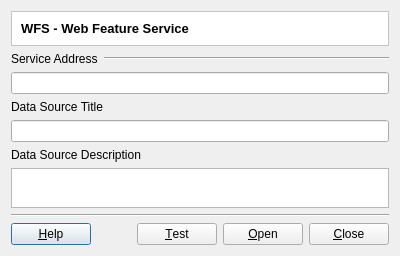
<?xml version="1.0" encoding="UTF-8"?>
<ui version="4.0">
 <class>WFSConnectorDialogForm</class>
 <widget class="QDialog" name="WFSConnectorDialogForm">
  <property name="geometry">
   <rect>
    <x>0</x>
    <y>0</y>
    <width>400</width>
    <height>253</height>
   </rect>
  </property>
  <property name="windowTitle">
   <string>WFS Connector</string>
  </property>
  <layout class="QVBoxLayout" name="verticalLayout" stretch="0,0,0,0,0,0,1,0,0">
   <item>
    <widget class="QFrame" name="frame_2">
     <property name="styleSheet">
      <string notr="true">QWidget { background: white }</string>
     </property>
     <property name="frameShape">
      <enum>QFrame::StyledPanel</enum>
     </property>
     <property name="frameShadow">
      <enum>QFrame::Sunken</enum>
     </property>
     <layout class="QVBoxLayout" name="verticalLayout_5">
      <item>
       <widget class="QLabel" name="m_datasourceTypeTitleLabel">
        <property name="font">
         <font>
          <pointsize>10</pointsize>
          <weight>75</weight>
          <bold>true</bold>
         </font>
        </property>
        <property name="text">
         <string>WFS - Web Feature Service</string>
        </property>
       </widget>
      </item>
     </layout>
    </widget>
   </item>
   <item>
    <layout class="QHBoxLayout" name="horizontalLayout" stretch="0,1">
     <item>
      <widget class="QLabel" name="label">
       <property name="text">
        <string>Service Address</string>
       </property>
      </widget>
     </item>
     <item>
      <widget class="Line" name="line">
       <property name="orientation">
        <enum>Qt::Horizontal</enum>
       </property>
      </widget>
     </item>
    </layout>
   </item>
   <item>
    <widget class="QLineEdit" name="m_dbPathLineEdit"/>
   </item>
   <item>
    <widget class="QLabel" name="label_2">
     <property name="text">
      <string>Data Source Title</string>
     </property>
    </widget>
   </item>
   <item>
    <widget class="QLineEdit" name="m_datasourceTitleLineEdit"/>
   </item>
   <item>
    <widget class="QLabel" name="label_3">
     <property name="text">
      <string>Data Source Description</string>
     </property>
    </widget>
   </item>
   <item>
    <widget class="QTextEdit" name="m_resumeTextEdit">
     <property name="sizePolicy">
      <sizepolicy hsizetype="Expanding" vsizetype="Minimum">
       <horstretch>0</horstretch>
       <verstretch>0</verstretch>
      </sizepolicy>
     </property>
     <property name="minimumSize">
      <size>
       <width>0</width>
       <height>40</height>
      </size>
     </property>
     <property name="toolTip">
      <string>A more detailed description about the data source</string>
     </property>
    </widget>
   </item>
   <item>
    <widget class="Line" name="line_2">
     <property name="orientation">
      <enum>Qt::Horizontal</enum>
     </property>
    </widget>
   </item>
   <item>
    <layout class="QHBoxLayout" name="horizontalLayout_4" stretch="0,1,0">
     <item>
      <widget class="QPushButton" name="m_helpPushButton">
       <property name="text">
        <string>&amp;Help</string>
       </property>
      </widget>
     </item>
     <item>
      <spacer name="horizontalSpacer">
       <property name="orientation">
        <enum>Qt::Horizontal</enum>
       </property>
       <property name="sizeHint" stdset="0">
        <size>
         <width>40</width>
         <height>20</height>
        </size>
       </property>
      </spacer>
     </item>
     <item>
      <layout class="QHBoxLayout" name="horizontalLayout_3">
       <item>
        <widget class="QPushButton" name="m_testPushButton">
         <property name="text">
          <string>&amp;Test</string>
         </property>
        </widget>
       </item>
       <item>
        <widget class="QPushButton" name="m_openPushButton">
         <property name="text">
          <string>&amp;Open</string>
         </property>
        </widget>
       </item>
       <item>
        <widget class="QPushButton" name="m_closePushButton">
         <property name="text">
          <string>&amp;Close</string>
         </property>
        </widget>
       </item>
      </layout>
     </item>
    </layout>
   </item>
  </layout>
 </widget>
 <tabstops>
  <tabstop>m_dbPathLineEdit</tabstop>
  <tabstop>m_datasourceTitleLineEdit</tabstop>
  <tabstop>m_resumeTextEdit</tabstop>
  <tabstop>m_testPushButton</tabstop>
  <tabstop>m_openPushButton</tabstop>
  <tabstop>m_closePushButton</tabstop>
  <tabstop>m_helpPushButton</tabstop>
 </tabstops>
 <resources/>
 <connections>
  <connection>
   <sender>m_closePushButton</sender>
   <signal>pressed()</signal>
   <receiver>WFSConnectorDialogForm</receiver>
   <slot>reject()</slot>
   <hints>
    <hint type="sourcelabel">
     <x>347</x>
     <y>233</y>
    </hint>
    <hint type="destinationlabel">
     <x>115</x>
     <y>224</y>
    </hint>
   </hints>
  </connection>
 </connections>
</ui>
